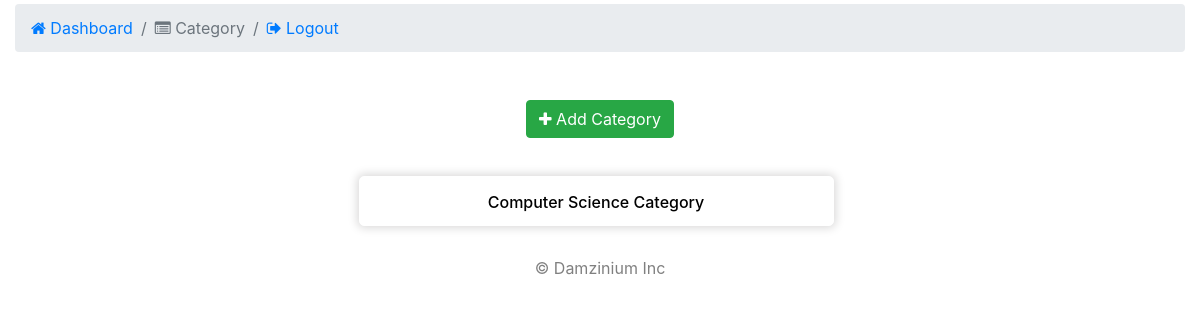
Page /icp/category/ on the earlier database version.
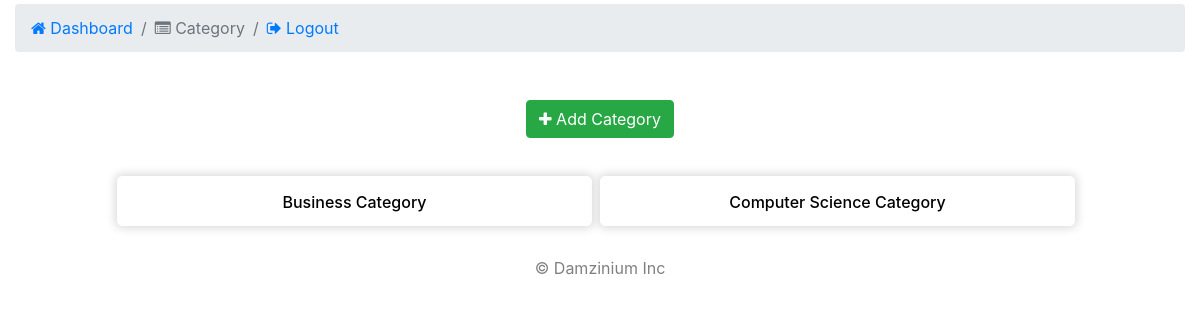
Same page on the later database version.
### api/models.py (models this page shows, shortened)
class Category(models.Model):
    id = models.UUIDField(primary_key=True, default=uuid4, editable=False)
    title = models.CharField(max_length=100, null=False, default='Please enter title of course category... eg. Business')
    description = models.CharField(max_length=200, null=False, default='Please enter description for category')
    class Meta:
        ordering = ['title']

### kitchen/views.py (the view)
# urls.py: path('category/', views.category, name='category'),
def category(request):
    categories = Category.objects.all()
    return render(request, 'kitchen/categories.html', {'categories': categories})

### kitchen/templates/kitchen/categories.html (shortened to what this page needs)
{% extends '../base.html' %}
{% block body %}
<div class="container-fluid mt-1">
    <nav aria-label="breadcrumb">
        <ol class="breadcrumb">
            <li class="breadcrumb-item"><a href="{% url 'kitchen:dashboard' %}"
                    style="text-decoration: none;"><i class="fa fa-home"></i> Dashboard</a></li>
            <li class="breadcrumb-item active" aria-current="page"><i class="fa fa-list-alt"></i> Category</li>
            <li class="breadcrumb-item"><a href="{% url 'index' %}" style="text-decoration: none;"><i class="fa fa-sign-out"></i> Logout</a></li>
        </ol>
    </nav>
    <div class="mt-5">
        {% if categories.count > 0 %}
        <div style="text-align: center;">
            <a href="{% url 'kitchen:add_category' %}" style="color: white; text-decoration: none;">
                <button class="btn btn-success" style="margin-bottom: 30px;">
                    <i class="fa fa-plus" aria-hidden="true"></i> Add Category
                </button>
            </a>
        </div>
        <div class="container text-center">
            <div class="row d-flex flex-row justify-content-center">
                {% for category in categories %}
                <div class="col-sm-5 mt-2 mr-2 myCard">
                    <a href="{% url 'kitchen:update_category' category.id %}" style="text-decoration: none; color: black;">
                        <div>
                            <h6 class="mt-3">{{ category.title }}</h6>
                        </div>
                    </a>
                </div>
                {% endfor %}
            </div>
        </div>
    </div>
    {% endif %}
</div>
{% endblock %}

Differences in the rows shown:
added Category: title "Business Category"
